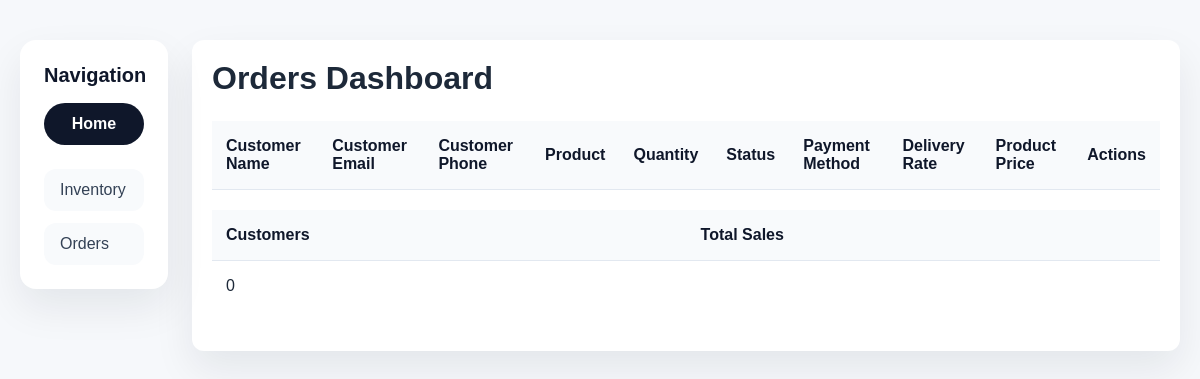
The app's page /party/newParty/orders.php, older data.
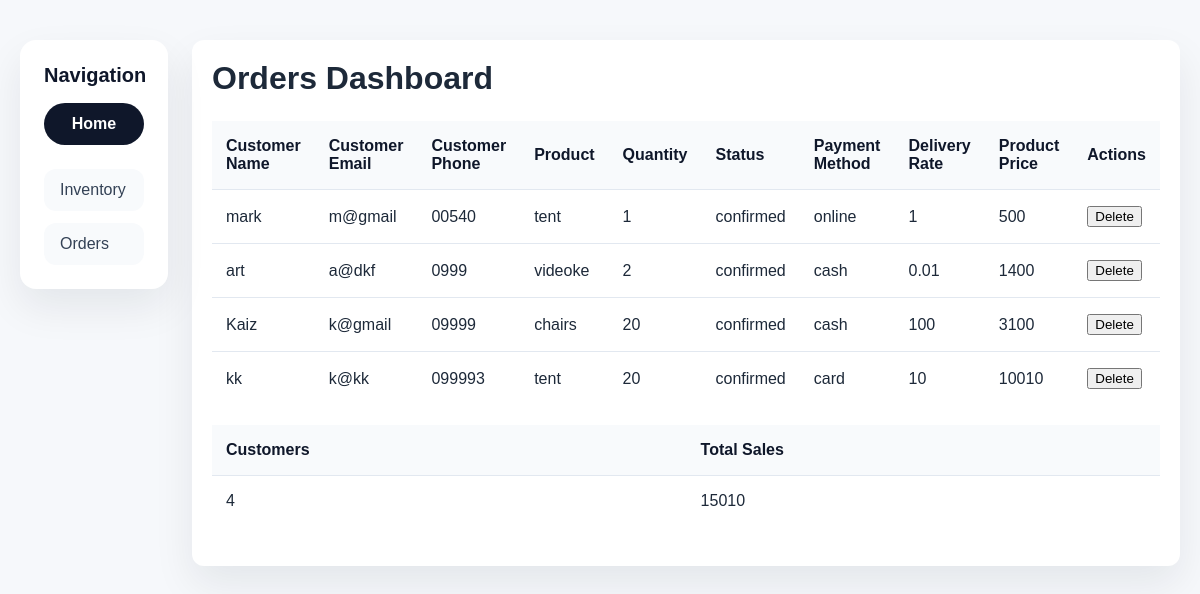
The same page, newer data.
### tables this page shows
CREATE TABLE `orders` (
  `order_id` int(11) NOT NULL,
  `customer_name` varchar(100) DEFAULT NULL,
  `customer_email` varchar(100) DEFAULT NULL,
  `customer_phone` varchar(100) DEFAULT NULL,
  `product` varchar(100) DEFAULT NULL,
  `quantity` int(11) DEFAULT NULL,
  `status` varchar(100) DEFAULT NULL,
  `payment_method` varchar(100) DEFAULT NULL,
  `delivery_rate` varchar(100) DEFAULT NULL,
  `product_price` int(11) DEFAULT NULL
);

### party/newParty/get.php (called while the page is built, shortened)
<?php
 include "databases.php";
    $queryOrders = "SELECT * FROM orders";
    $sqlOrders = mysqli_query($connection, $queryOrders);
?>

### party/newParty/orders.php (the view, shortened to what this page needs)
<?php
    include "get.php";
?>
<!DOCTYPE html>
<html lang="en">
<head>
    <link rel="stylesheet" href="stylead.css">
</head>
<body>
    <div class="layout">
        <aside class="sidebar">
            <div class="sidebar-header">
                <h2>Navigation</h2>
                <a href="index.php" class="nav-button">Home</a>
            </div>
            <nav class="sidebar-nav">
                <a href="indexAdmin.php">Inventory</a>
                <a href="orders.php">Orders</a>
            </nav>
        </aside>
        <div class="container">
            <h1>Orders Dashboard</h1>
               <table class="inventory-table">
                <thead>
                    <tr>
                        <th>Customer Name</th>
                        <th>Customer Email</th>
                        <th>Customer Phone</th>
                        <th>Product</th>
                        <th>Quantity</th>
                        <th>Status</th>
                        <th>Payment Method</th>
                        <th>Delivery Rate</th>
                        <th>Product Price</th>
                        <th>Actions</th>
                    </tr>
                </thead>
                <tbody>
                    <?php while($results = mysqli_fetch_array($sqlOrders)) { ?>
                    <tr>
                        <td><?php echo $results['customer_name']; ?></td>
                        <td><?php echo $results['customer_email']; ?></td>
                        <td><?php echo $results['customer_phone']; ?></td>
                        <td><?php echo $results['product']; ?></td>
                        <td><?php echo $results['quantity']; ?></td>
                        <td><?php echo $results['status']; ?></td>
                        <td><?php echo $results['payment_method']; ?></td>
                        <td><?php echo $results['delivery_rate']; ?></td>
                        <td><?php echo $results['product_price']; ?></td>
                            <td>
                            <form action="/newParty/deleteOrder.php" method="post">
                                    <input type="submit" value="Delete" name="delete">
                                </form>
                            </td>
                    </tr>
                            <?php }?>
                    </tbody>
                </table>
                <table class="inventory-table2">
                <thead>
                    <tr>
                        <th>Customers</th>
                        <th>Total Sales</th>
                    </tr>
                </thead>
                <tbody>
                   <?php
                        $querySales = "SELECT COUNT(DISTINCT customer_name) AS customer_count,
                                            SUM(product_price) AS total_sales
                                    FROM orders";
                        $sqlSales = mysqli_query($connection, $querySales);
                        $salesResults = mysqli_fetch_array($sqlSales);
                        ?>
                        <tr>
                            <td><?php echo $salesResults['customer_count']; ?></td>
                            <td><?php echo $salesResults['total_sales']; ?></td>
                        </tr>
                </tbody>
            </table>
        </div>
    </div>
</body>
</html>

### party/newParty/stylead.css (style rules this page uses)
body { font-family: Arial, sans-serif; margin: 0; padding: 20px; background-color: #f6f8fb; color: #1d2939; }
.layout { display: flex; gap: 24px; max-width: 1300px; margin: 0 auto; padding: 20px 0; }
.sidebar { width: 100px; padding: 24px; background: #ffffff; border-radius: 16px; box-shadow: 0 18px 40px rgba(15, 23, 42, 0.08); position: sticky; top: 20px; align-self: flex-start; }
.sidebar-header { display: flex; flex-direction: column; gap: 16px; margin-bottom: 24px; }
.sidebar-header h2 { margin: 0; font-size: 1.25rem; color: #0f172a; }
.nav-button { display: inline-flex; align-items: center; justify-content: center; padding: 12px 16px; background: #0f172a; color: #ffffff; border-radius: 999px; text-decoration: none; font-weight: 600; transition: background-color 0.2s ease; }
.sidebar-nav { display: flex; flex-direction: column; gap: 12px; }
.sidebar-nav a { display: block; padding: 12px 16px; border-radius: 12px; text-decoration: none; color: #334155; background: #f8fafc; transition: background-color 0.2s ease, transform 0.2s ease; }
.container { flex: 1; padding: 20px; background: #ffffff; border-radius: 12px; box-shadow: 0 18px 40px rgba(15, 23, 42, 0.08); }
h1 { margin: 0 0 12px; font-size: 2rem; }
.inventory-table { width: 100%; border-collapse: collapse; margin-bottom: 20px; }
.inventory-table th, .inventory-table td { padding: 16px 14px; text-align: left; border-bottom: 1px solid #e2e8f0; }
.inventory-table th { background: #f8fafc; font-weight: 700; color: #0f172a; }
.inventory-table tbody tr:last-child td { border-bottom: none; }
.inventory-table2 { width: 100%; border-collapse: collapse; margin-bottom: 20px; }
.inventory-table2 th, .inventory-table2 td { padding: 16px 14px; text-align: left; border-bottom: 1px solid #e2e8f0; }
.inventory-table2 th { background: #f8fafc; font-weight: 700; color: #0f172a; }
.inventory-table2 tbody tr:last-child td { border-bottom: none; }

Row changes from the older to the newer data that the page shows:
added orders: customer_name "mark", customer_email "m@gmail", customer_phone "00540", product "tent", quantity "1", status "confirmed", payment_method "online", delivery_rate "1", product_price "500"
added orders: customer_name "art", customer_email "a@dkf", customer_phone "0999", product "videoke", quantity "2", status "confirmed", payment_method "cash", delivery_rate "0.01", product_price "1400"
added orders: customer_name "Kaiz", customer_email "k@gmail", customer_phone "09999", product "chairs", quantity "20", status "confirmed", payment_method "cash", delivery_rate "100", product_price "3100"
added orders: customer_name "kk", customer_email "k@kk", customer_phone "099993", product "tent", quantity "20", status "confirmed", payment_method "card", delivery_rate "10", product_price "10010"
Text that changed along with them:
$salesResults['customer_count']: "0" → "4"
$salesResults['total_sales']: (not shown) → "15010"
